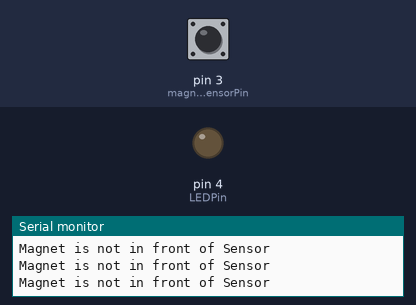
The sketch below on a simulated Arduino Uno, built with avr-gcc and run on an emulated ATmega328P. On the bench: output pins drawn as LEDs (lit = HIGH), the last lines printed to the serial monitor. Dashed ring = blinking. The test bench sets the inputs (shaded band); at power-on: pin 3 (magneticSensorPin) HIGH.

Above: at 1.2 s.
1.3 s: pin 3 (magneticSensorPin) driven LOW
At 1.6 s:
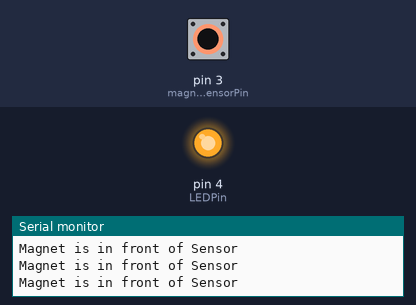
2.8 s: pin 3 (magneticSensorPin) driven HIGH
At 4.0 s:
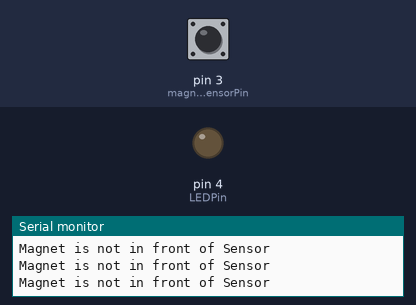
5.8 s: pin 3 (magneticSensorPin) pulsed LOW 2 times (0.12 s each, 0.3 s apart)
At 5.91 s:
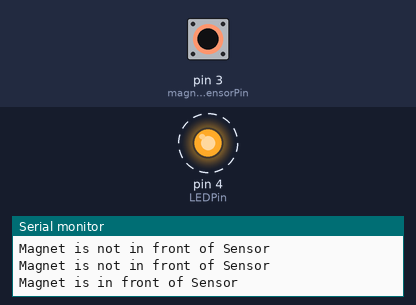
9.4 s: pin 3 (magneticSensorPin) pulsed LOW 5 times (0.12 s each, 0.3 s apart)
At 12.0 s:
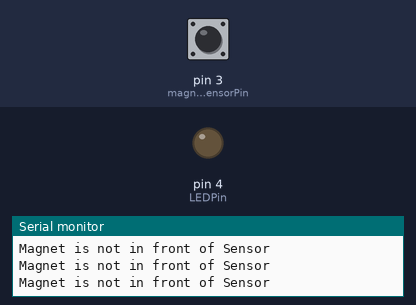
Timing chart, 0 to 13.5 s (numbered marks = the images above; inputs shaded):
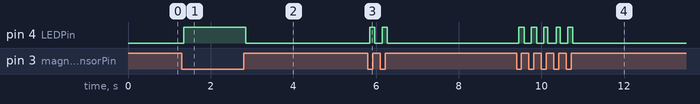

The sketch:

Magnetic_Sensor.ino
```cpp
// TEST THIS LOGIC OUT WITH AN LED OUTPUT

const int magneticSensorPin = 3;
const int LEDPin = 4;

void setup() {
  pinMode(magneticSensorPin, INPUT_PULLUP);
  pinMode(LEDPin, OUTPUT);

  Serial.begin(9600);

}

void loop() {
  if (digitalRead(magneticSensorPin) == LOW) {
    Serial.println("Magnet is in front of Sensor");
    digitalWrite(LEDPin, HIGH);
  } else {
    Serial.println("Magnet is not in front of Sensor");
    digitalWrite(LEDPin, LOW);
  }
}
```

Measured:
- after the input at 1.3 s, pin 4 (LEDPin): LOW → HIGH at once
- after the input at 2.8 s, pin 4 (LEDPin): HIGH → LOW at once
- after the input at 5.8 s, pin 4 (LEDPin): alternates HIGH for 0.13 s and LOW for 0.17 s, 4 changes in all, then stays LOW, starting after 0.05 s
- after the input at 9.4 s, pin 4 (LEDPin): alternates HIGH for 0.13 s and LOW for 0.17 s, 10 changes in all, then stays LOW, starting after 0.05 s
